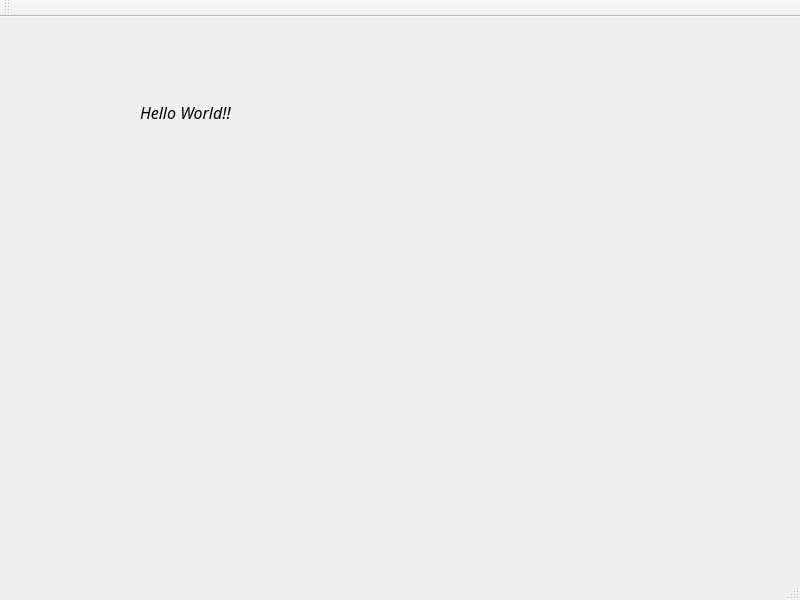
<?xml version="1.0" encoding="UTF-8"?>
<ui version="4.0">
 <class>MojaKlasa</class>
 <widget class="QMainWindow" name="MojaKlasa">
  <property name="enabled">
   <bool>true</bool>
  </property>
  <property name="geometry">
   <rect>
    <x>0</x>
    <y>0</y>
    <width>800</width>
    <height>600</height>
   </rect>
  </property>
  <property name="windowTitle">
   <string>MojaKlasa</string>
  </property>
  <widget class="QWidget" name="centralWidget">
   <widget class="QLabel" name="label">
    <property name="geometry">
     <rect>
      <x>140</x>
      <y>70</y>
      <width>141</width>
      <height>51</height>
     </rect>
    </property>
    <property name="font">
     <font>
      <family>Droid Sans Mono</family>
      <pointsize>12</pointsize>
      <italic>true</italic>
      <kerning>true</kerning>
     </font>
    </property>
    <property name="mouseTracking">
     <bool>false</bool>
    </property>
    <property name="text">
     <string>Hello World!!</string>
    </property>
   </widget>
  </widget>
  <widget class="QMenuBar" name="menuBar">
   <property name="geometry">
    <rect>
     <x>0</x>
     <y>0</y>
     <width>800</width>
     <height>27</height>
    </rect>
   </property>
  </widget>
  <widget class="QToolBar" name="mainToolBar">
   <attribute name="toolBarArea">
    <enum>TopToolBarArea</enum>
   </attribute>
   <attribute name="toolBarBreak">
    <bool>false</bool>
   </attribute>
  </widget>
  <widget class="QStatusBar" name="statusBar"/>
 </widget>
 <layoutdefault spacing="6" margin="11"/>
 <resources/>
 <connections/>
</ui>
